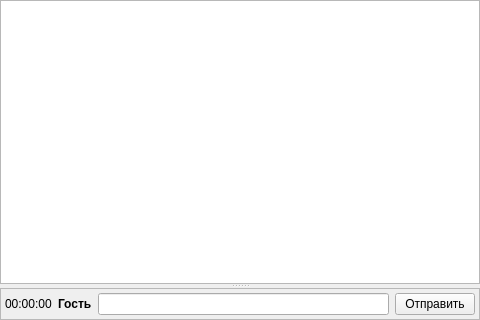
<?xml version="1.0" encoding="UTF-8"?>
<ui version="4.0">
 <class>Widget</class>
 <widget class="QWidget" name="Widget">
  <property name="geometry">
   <rect>
    <x>0</x>
    <y>0</y>
    <width>480</width>
    <height>320</height>
   </rect>
  </property>
  <property name="windowTitle">
   <string>Бандероль</string>
  </property>
  <layout class="QVBoxLayout" name="verticalLayout">
   <property name="spacing">
    <number>0</number>
   </property>
   <property name="margin">
    <number>0</number>
   </property>
   <item>
    <widget class="QSplitter" name="splitter">
     <property name="orientation">
      <enum>Qt::Vertical</enum>
     </property>
     <widget class="QTextBrowser" name="tbChat">
      <property name="sizePolicy">
       <sizepolicy hsizetype="Expanding" vsizetype="Expanding">
        <horstretch>1</horstretch>
        <verstretch>1</verstretch>
       </sizepolicy>
      </property>
     </widget>
     <widget class="QFrame" name="frame">
      <property name="frameShape">
       <enum>QFrame::StyledPanel</enum>
      </property>
      <property name="frameShadow">
       <enum>QFrame::Sunken</enum>
      </property>
      <layout class="QHBoxLayout" name="horizontalLayout">
       <property name="spacing">
        <number>6</number>
       </property>
       <property name="margin">
        <number>4</number>
       </property>
       <item>
        <widget class="QLabel" name="lTime">
         <property name="text">
          <string>00:00:00</string>
         </property>
        </widget>
       </item>
       <item>
        <widget class="QLabel" name="lNick">
         <property name="font">
          <font>
           <weight>75</weight>
           <bold>true</bold>
          </font>
         </property>
         <property name="text">
          <string>Гость</string>
         </property>
        </widget>
       </item>
       <item>
        <widget class="QLineEdit" name="leMessage"/>
       </item>
       <item>
        <widget class="QPushButton" name="pbSend">
         <property name="text">
          <string>Отправить</string>
         </property>
         <property name="icon">
          <iconset resource="Main.qrc">
           <normaloff>:/send.png</normaloff>:/send.png</iconset>
         </property>
        </widget>
       </item>
      </layout>
     </widget>
    </widget>
   </item>
  </layout>
 </widget>
 <tabstops>
  <tabstop>leMessage</tabstop>
  <tabstop>pbSend</tabstop>
  <tabstop>tbChat</tabstop>
 </tabstops>
 <resources>
  <include location="Main.qrc"/>
 </resources>
 <connections/>
</ui>
